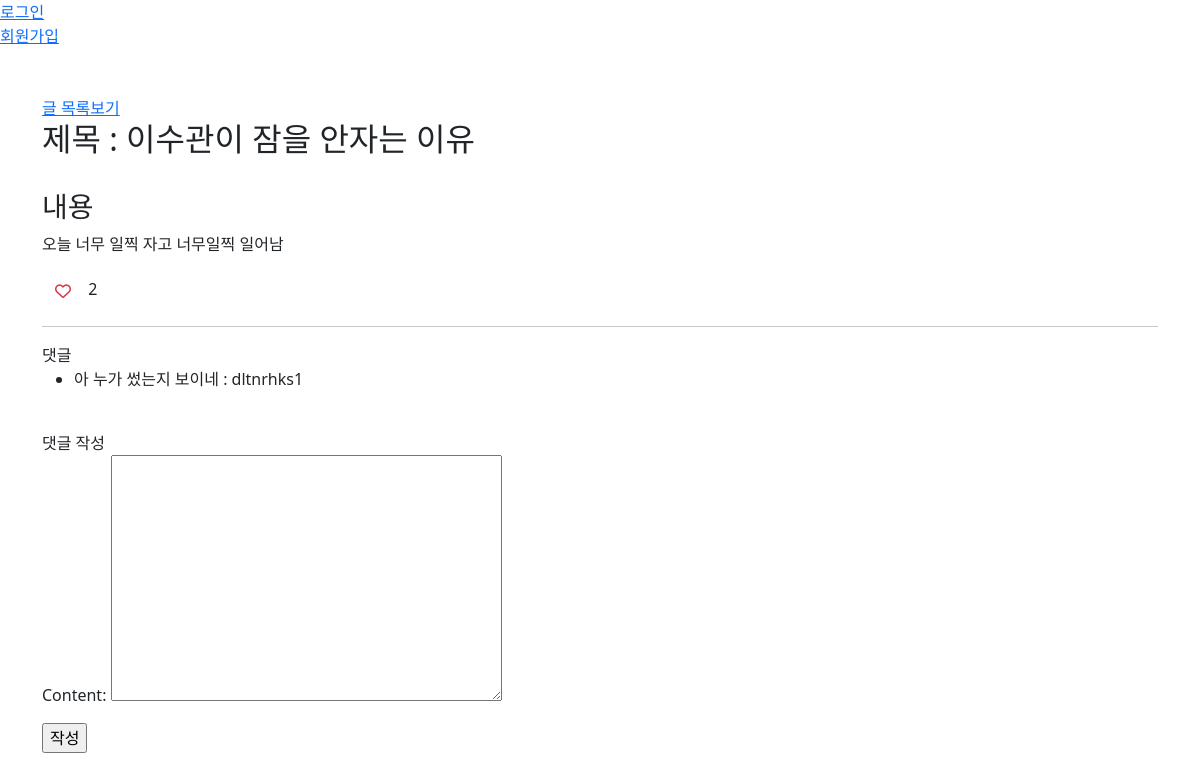
/post/16/, run on an earlier commit of the app's database.
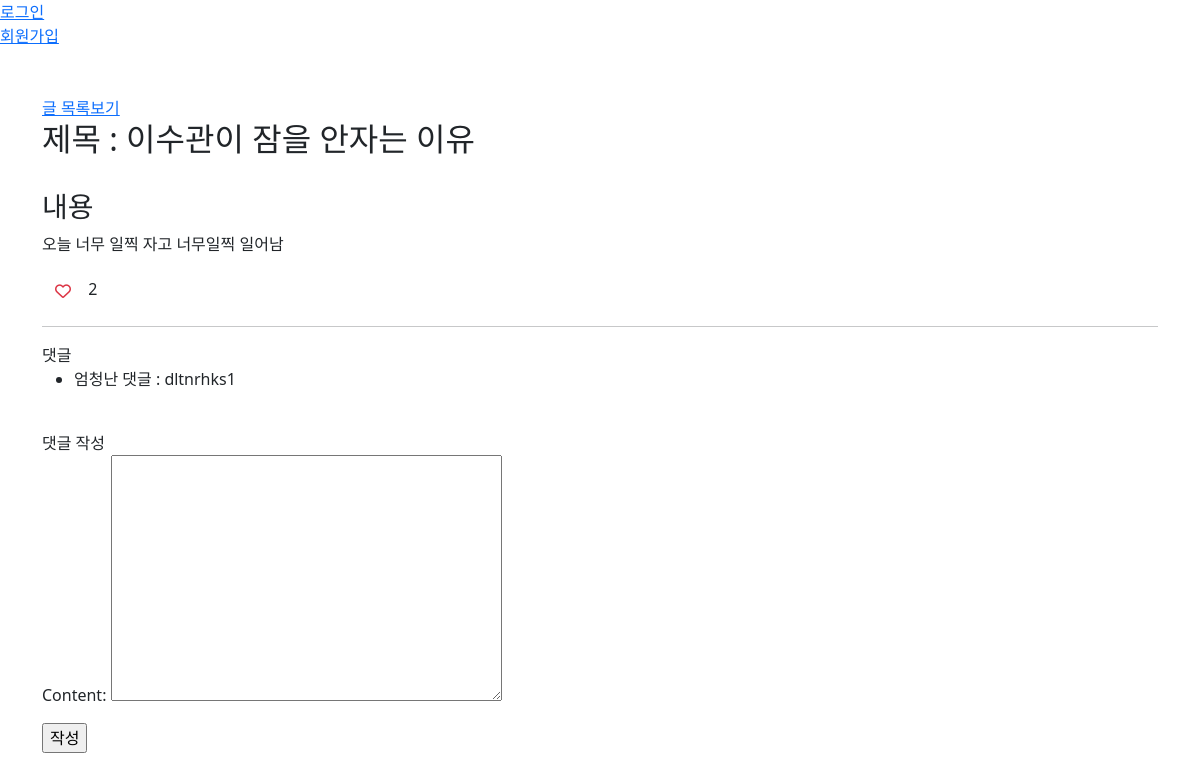
And on a later commit of the database.
### post/models.py (models this page shows)
class Comment(models.Model):
    post = models.ForeignKey(Post,on_delete=models.CASCADE, related_name="comments")
    author = models.ForeignKey("user.CustomUser", on_delete=models.CASCADE, related_name="comments")
    content = models.TextField()
    created_at = models.TimeField(auto_now_add=True)
    updated_at = models.TimeField(auto_now=True)

### user/models.py (models this page shows)
class CustomUser(AbstractUser):
    intro = models.TextField()
    image = models.ImageField(upload_to="image/", default='default_images/default.png')

### post/views.py (the view)
# urls.py: path("<int:pk>/", views.post_detail, name="post_detail"),
def post_detail(request, pk):
    post = Post.objects.get(pk=pk)
    comment_form = CommentForm()
    liked = post.like.filter(pk=request.user.pk).exists()
    context = {
        "post" : post,
        "comment_form" : comment_form,
        "liked" : liked,
    }
    return render(request, "post/post_detail.html", context)

### post/forms.py
class CommentForm(forms.ModelForm):
    class Meta:
        model = Comment
        fields = "__all__"
        exclude = ("post", "author")

### post/templates/post/post_detail.html (shortened to what this page needs)
{% extends "base.html" %}
{% block content %}
<a href="{% url "post:post_list" %}">글 목록보기</a>
    <br>
    <h2>제목 : {{post.title}} </h2>
    <br>
    <h3>내용</h3> <p>{{ post.content|linebreaksbr }}</p>
    <form action="{% url "post:post_like" post.pk %}" method="POST">
        {% if liked %}
            <button class="btn btn-link text-danger">
                <i class="fa-solid fa-heart"></i>
            </button>
        {% else %}
            <button class="btn btn-link text-danger">
                <i class="fa-regular fa-heart"></i>
            </button>
        {% endif %}
        {{ post.like.count }}
    </form>
    <hr>
    댓글
    <ul>
        {% for comment in post.comments.all %}
        <li>{{comment.content}} : {{comment.author}}
        </li>
        <br>
        {% endfor %}
    </ul>
    댓글 작성
    {% if comment_form %}
    <form action="{% url "post:comment_create" post.pk %}" method="POST">
        {{comment_form.as_p}}
        <input type="submit" value="작성">
    </form>
    {% else %}
    <form action="{% url "post:comment_update" post.pk comment_pk %}" method="POST">
        {% csrf_token %}
        {{comment_update_form.as_p}}
        <input type="submit" value="작성">
    </form>
    {% endif %}
{% endblock content %}

What changed in the data, as far as the page shows it:
changed Comment "dltnrhks1": content "아 누가 썼는지 보이네" → "엄청난 댓글"
